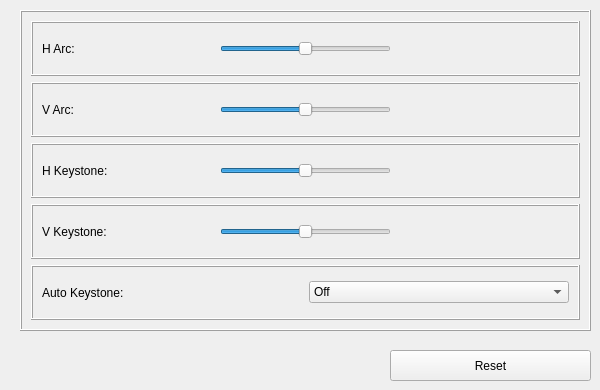
          <widget class="QWidget" name="tab_14">
           <attribute name="title">
            <string>Geometric Correction</string>
           </attribute>
           <widget class="QFrame" name="frame_40">
            <property name="geometry">
             <rect>
              <x>20</x>
              <y>10</y>
              <width>571</width>
              <height>321</height>
             </rect>
            </property>
            <property name="frameShape">
             <enum>QFrame::Box</enum>
            </property>
            <property name="frameShadow">
             <enum>QFrame::Raised</enum>
            </property>
            <layout class="QVBoxLayout" name="verticalLayout_13">
             <item>
              <widget class="QFrame" name="frame_Geometric_Correction_H_Arc">
               <property name="frameShape">
                <enum>QFrame::Box</enum>
               </property>
               <property name="frameShadow">
                <enum>QFrame::Raised</enum>
               </property>
               <layout class="QHBoxLayout" name="horizontalLayout_46">
                <item>
                 <widget class="QLabel" name="label_Geometric_Correction_H_Arc">
                  <property name="text">
                   <string>H Arc:</string>
                  </property>
                 </widget>
                </item>
                <item>
                 <widget class="QSlider" name="horizontalSlider_Geometric_Correction_H_Arc">
                  <property name="sizePolicy">
                   <sizepolicy hsizetype="Minimum" vsizetype="Fixed">
                    <horstretch>0</horstretch>
                    <verstretch>0</verstretch>
                   </sizepolicy>
                  </property>
                  <property name="minimum">
                   <number>-10</number>
                  </property>
                  <property name="maximum">
                   <number>10</number>
                  </property>
                  <property name="pageStep">
                   <number>1</number>
                  </property>
                  <property name="value">
                   <number>0</number>
                  </property>
                  <property name="orientation">
                   <enum>Qt::Horizontal</enum>
                  </property>
                 </widget>
                </item>
                <item alignment="Qt::AlignHCenter">
                 <widget class="QLabel" name="label_var_Geometric_Correction_H_Arc">
                  <property name="text">
                   <string/>
                  </property>
                 </widget>
                </item>
               </layout>
              </widget>
             </item>
             <item>
              <widget class="QFrame" name="frame_Geometric_Correction_V_Arc">
               <property name="frameShape">
                <enum>QFrame::Box</enum>
               </property>
               <property name="frameShadow">
                <enum>QFrame::Raised</enum>
               </property>
               <layout class="QHBoxLayout" name="horizontalLayout_47">
                <item>
                 <widget class="QLabel" name="label_Geometric_Correction_V_Arc">
                  <property name="text">
                   <string>V Arc:</string>
                  </property>
                 </widget>
                </item>
                <item>
                 <widget class="QSlider" name="horizontalSlider_Geometric_Correction_V_Arc">
                  <property name="sizePolicy">
                   <sizepolicy hsizetype="Minimum" vsizetype="Fixed">
                    <horstretch>0</horstretch>
                    <verstretch>0</verstretch>
                   </sizepolicy>
                  </property>
                  <property name="minimum">
                   <number>-10</number>
                  </property>
                  <property name="maximum">
                   <number>10</number>
                  </property>
                  <property name="pageStep">
                   <number>1</number>
                  </property>
                  <property name="value">
                   <number>0</number>
                  </property>
                  <property name="orientation">
                   <enum>Qt::Horizontal</enum>
                  </property>
                 </widget>
                </item>
                <item alignment="Qt::AlignHCenter">
                 <widget class="QLabel" name="label_var_Geometric_Correction_V_Arc">
                  <property name="text">
                   <string/>
                  </property>
                 </widget>
                </item>
               </layout>
              </widget>
             </item>
             <item>
              <widget class="QFrame" name="frame_Geometric_Correction_H_keystone">
               <property name="frameShape">
                <enum>QFrame::Box</enum>
               </property>
               <property name="frameShadow">
                <enum>QFrame::Raised</enum>
               </property>
               <layout class="QHBoxLayout" name="horizontalLayout_48">
                <item>
                 <widget class="QLabel" name="label_Geometric_Correction_H_keystone">
                  <property name="text">
                   <string>H Keystone:</string>
                  </property>
                 </widget>
                </item>
                <item>
                 <widget class="QSlider" name="horizontalSlider_Geometric_Correction_H_keystone">
                  <property name="sizePolicy">
                   <sizepolicy hsizetype="Minimum" vsizetype="Fixed">
                    <horstretch>0</horstretch>
                    <verstretch>0</verstretch>
                   </sizepolicy>
                  </property>
                  <property name="minimum">
                   <number>-40</number>
                  </property>
                  <property name="maximum">
                   <number>40</number>
                  </property>
                  <property name="pageStep">
                   <number>1</number>
                  </property>
                  <property name="value">
                   <number>0</number>
                  </property>
                  <property name="orientation">
                   <enum>Qt::Horizontal</enum>
                  </property>
                 </widget>
                </item>
                <item alignment="Qt::AlignHCenter">
                 <widget class="QLabel" name="label_var_Geometric_Correction_H_keystone">
                  <property name="text">
                   <string/>
                  </property>
                 </widget>
                </item>
               </layout>
              </widget>
             </item>
             <item>
              <widget class="QFrame" name="frame_Geometric_Correction_V_keystone">
               <property name="frameShape">
                <enum>QFrame::Box</enum>
               </property>
               <property name="frameShadow">
                <enum>QFrame::Raised</enum>
               </property>
               <layout class="QHBoxLayout" name="horizontalLayout_49">
                <item>
                 <widget class="QLabel" name="label_Geometric_Correction_V_keystone">
                  <property name="text">
                   <string>V Keystone:</string>
                  </property>
                 </widget>
                </item>
                <item>
                 <widget class="QSlider" name="horizontalSlider_Geometric_Correction_V_keystone">
                  <property name="sizePolicy">
                   <sizepolicy hsizetype="Minimum" vsizetype="Fixed">
                    <horstretch>0</horstretch>
                    <verstretch>0</verstretch>
                   </sizepolicy>
                  </property>
                  <property name="minimum">
                   <number>-40</number>
                  </property>
                  <property name="maximum">
                   <number>40</number>
                  </property>
                  <property name="pageStep">
                   <number>1</number>
                  </property>
                  <property name="value">
                   <number>0</number>
                  </property>
                  <property name="orientation">
                   <enum>Qt::Horizontal</enum>
                  </property>
                 </widget>
                </item>
                <item alignment="Qt::AlignHCenter">
                 <widget class="QLabel" name="label_var_Geometric_Correction_V_keystone">
                  <property name="text">
                   <string/>
                  </property>
                 </widget>
                </item>
               </layout>
              </widget>
             </item>
             <item>
              <widget class="QFrame" name="frame_Geometric_Correction_Auto_Keystone">
               <property name="frameShape">
                <enum>QFrame::Box</enum>
               </property>
               <property name="frameShadow">
                <enum>QFrame::Raised</enum>
               </property>
               <layout class="QHBoxLayout" name="horizontalLayout_50">
                <item>
                 <widget class="QLabel" name="label_3D_Mode_2">
                  <property name="text">
                   <string>Auto Keystone:</string>
                  </property>
                 </widget>
                </item>
                <item>
                 <widget class="QComboBox" name="comboBox_Geometric_Correction_Auto_Keystone">
                  <item>
                   <property name="text">
                    <string>Off</string>
                   </property>
                  </item>
                  <item>
                   <property name="text">
                    <string>On</string>
                   </property>
                  </item>
                 </widget>
                </item>
               </layout>
              </widget>
             </item>
            </layout>
           </widget>
           <widget class="QPushButton" name="pushButton_Geometric_Correction_Reset">
            <property name="geometry">
             <rect>
              <x>390</x>
              <y>350</y>
              <width>201</width>
              <height>31</height>
             </rect>
            </property>
            <property name="text">
             <string>Reset</string>
            </property>
           </widget>
          </widget>
